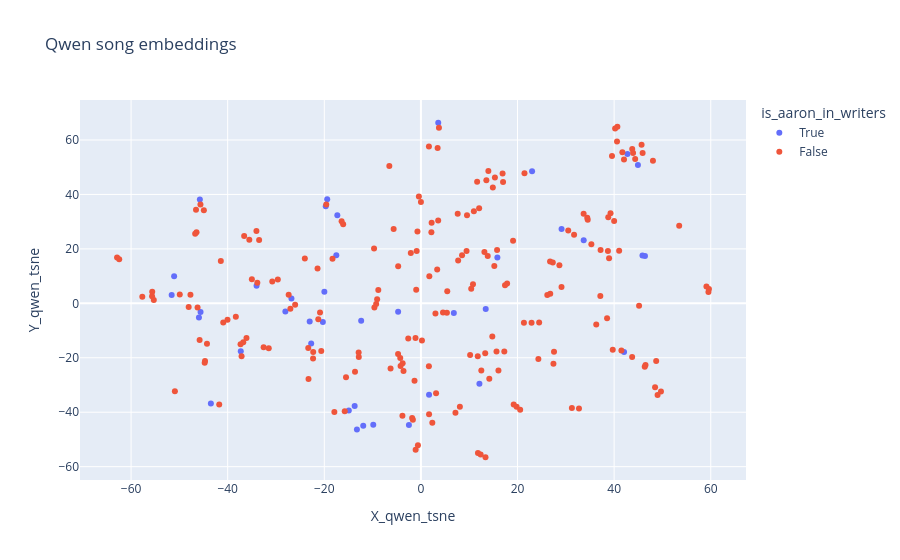

Notebook code for this chart:
### Code cell
fig = px.scatter(
    dataset[dataset['Release Year'].notna()], 
    x="X_qwen_tsne", 
    y="Y_qwen_tsne", 
    color="is_aaron_in_writers",
    title="Qwen song embeddings",
    hover_name="Song Name"
)

fig.show()

### Figure 1 — Plotly figure (JSON) as saved in the notebook; plotly's stock layout.template omitted (floating-point values rounded to 4 significant figures; data arrays with more than 128 entries replaced by an {"elided": "..."} marker saying what was removed)
{"data": [{"hovertemplate": "<b>%{hovertext}</b><br><br>is_aaron_in_writers=True<br>X_qwen_tsne=%{x}<br>Y_qwen_tsne=%{y}<extra></extra>", "hovertext": ["Cassandra", "ivy", "Would've, Could've, Should've", "the last great american dynasty", "peace", "Chloe or Sam or Sophia or Marcus", "So High School", "invisible string", "coney island", "High Infidelity", "hoax", "The Albatross", "cowboy like me", "happiness", "closure", "the 1", "thanK you aIMee", "So Long, London", "seven", "it's time to go", "The Prophecy", "right where you left me", "willow", "The Bolter", "long story short", "But Daddy I Love Him", "Clara Bow", "marjorie", "Hits Different", "tolerate it", "Robin", "epiphany", "mad woman", "The Great War", "The Smallest Man Who Ever Lived", "cardigan", "How Did It End?", "I Hate It Here", "dorothea", "'tis the damn season"], "legendgroup": "True", "marker": {"color": "#636efa", "symbol": "circle"}, "mode": "markers", "name": "True", "orientation": "v", "showlegend": true, "type": "scatter", "x": [-13.25, -11.94, -14.92, 3.586, -17.52, 12.11, -19.7, 1.682, 42.75, 6.814, -51.6, 29.12, 15.83, -4.716, -34.02, -13.72, -2.484, -22.71, 13.42, 45.86, -28.06, 46.38, -26.8, -45.76, -45.62, -17.3, 23.01, -37.29, -20.3, -19.99, -43.48, -45.95, -51.09, -12.37, -23.03, 44.92, -9.864, 33.7, -19.4, 42.05], "xaxis": "x", "y": [-46.32, -44.97, -39.34, 66.34, 17.68, -29.53, 35.63, -33.58, 54.88, -3.533, 3.02, 27.33, 16.8, -3.071, 6.442, -37.74, -44.66, -14.79, -2.076, 17.6, -3.02, 17.4, 1.813, 38.1, -3.148, 32.36, 48.56, -17.61, -6.816, 4.243, -36.82, -5.195, 9.986, -6.441, -6.639, 50.81, -44.63, 23.15, 38.22, -17.9], "yaxis": "y"}, {"hovertemplate": "<b>%{hovertext}</b><br><br>is_aaron_in_writers=False<br>X_qwen_tsne=%{x}<br>Y_qwen_tsne=%{y}<extra></extra>", "hovertext": {"elided": "203 str values"}, "legendgroup": "False", "marker": {"color": "#EF553B", "symbol": "circle"}, "mode": "markers", "name": "False", "orientation": "v", "showlegend": true, "type": "scatter", "x": {"elided": "203 float values"}, "xaxis": "x", "y": {"elided": "203 float values"}, "yaxis": "y"}], "layout": {"legend": {"title": {"text": "is_aaron_in_writers"}, "tracegroupgap": 0}, "title": {"text": "Qwen song embeddings"}, "xaxis": {"anchor": "y", "domain": [0, 1], "title": {"text": "X_qwen_tsne"}}, "yaxis": {"anchor": "x", "domain": [0, 1], "title": {"text": "Y_qwen_tsne"}}}}
